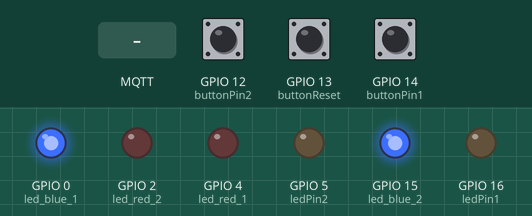
Simulated run of this sketch. Board: ESP8266 (NodeMCU). On the bench: output pins drawn as LEDs (lit = HIGH). The test bench sets the inputs (shaded band); at power-on: GPIO 12 (buttonPin2) HIGH, GPIO 14 (buttonPin1) HIGH, GPIO 13 (buttonReset) HIGH. WiFi joins after 1.5 s; servers stay silent unless stated; no MQTT or app messages arrive unless stated; what the sketch prints to the serial monitor is not drawn.

Above: at 2.7 s.
2.8 s: MQTT message "1" arrives on the first subscribed topic
At 3.5 s:
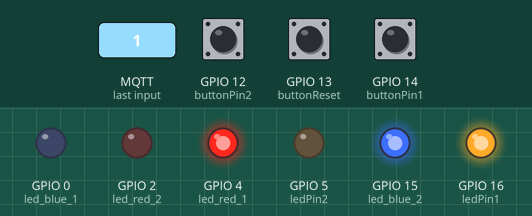
4.3 s: MQTT message "0" arrives on the first subscribed topic
At 4.6 s:
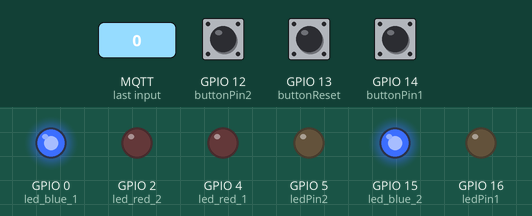
5.8 s: GPIO 12 (buttonPin2) pulled LOW for 0.15 s
At 6.2 s:
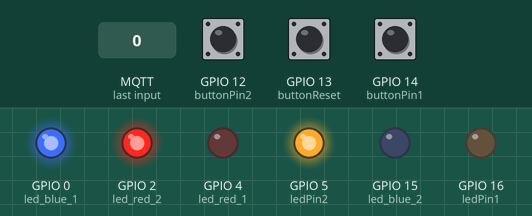
7.4 s: GPIO 14 (buttonPin1) pulled LOW for 0.15 s
At 8.6 s:
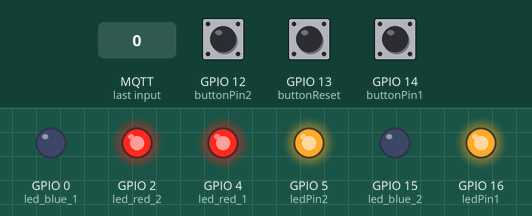
9.0 s: MQTT message "0" arrives on the second subscribed topic
At 9.4 s:
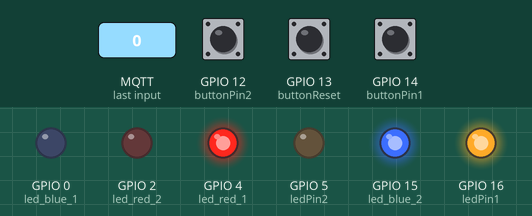
10.5 s: MQTT message "1" arrives on the second subscribed topic
At 11.8 s:
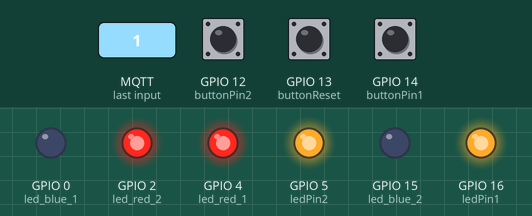
Timing chart, 0 to 13.0 s (numbered marks = the images above; inputs shaded):
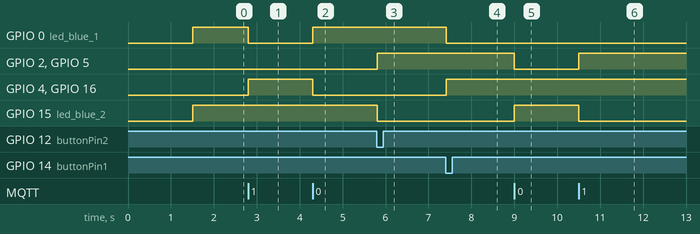

The sketch:

mqtt.ino
```cpp
#include <ESP8266WiFi.h>
#include <PubSubClient.h>

// thay đổi thông tin bên dưới cho phù hợp
const char* ssid =         "STEK";
const char* password =    "ptn209b3@";
const char* mqtt_server = "192.168.1.90";   /// lấy ip bằng lệnh ifconfig
const uint16_t mqtt_port = 1883;
const int ledPin1 = 16;
const int ledPin2 = 5;
const int buttonPin1 = 14;
const int buttonPin2 = 12;
const int buttonReset = 13;

WiFiClient espClient;
PubSubClient client(espClient);
long lastMsg = 0;
char msg[50];
int value = 0;

int led1State,led2State;
int button1State = HIGH;
int button2State = HIGH;
void publishstate(){
  if (led1State == 0){
    client.publish("State1","0") ;
  }
  else client.publish("State1","1");

  if (led2State == 0){
    client.publish("State2","0");
  }
  else client.publish("State2","1");
}


void Button1(){
  if(digitalRead(buttonPin1) == LOW){
    delay(10);
    if(digitalRead(buttonPin1) == LOW){
    if(button1State != LOW){
    //Toggle LED state
    led1State = !led1State;
    }
    button1State = LOW;
  }
  }
  else{
    button1State = HIGH;
  }
}
void Button2(){
   if(digitalRead(buttonPin2) == LOW){
    delay(10);
    if(digitalRead(buttonPin2) == LOW){
    if(button2State != LOW){
    //Toggle LED state
    led2State = !led2State;
    }
    button2State = LOW;
    }
    }
    else{
    button2State = HIGH;
    }
}

void checkbuttonReset(){
  if(digitalRead(buttonReset) == LOW){
    delay(10);
    if(digitalRead(buttonReset) == LOW){
    if(buttonReset != LOW){
      ESP.restart();
    }
  }
  }
}

void updateledstate1(){
  Button1();
  digitalWrite(ledPin1,led1State);
}
void updateledstate2(){
  Button2();
  digitalWrite(ledPin2,led2State);
}

void setup() {
  pinMode(4, OUTPUT);//led red 1
  pinMode(0, OUTPUT);//led blue 1
  pinMode(2, OUTPUT);//led red 2
  pinMode(15, OUTPUT);//led blue 2

  pinMode(ledPin1, OUTPUT);     // Khởi tạo LED
  pinMode(ledPin2, OUTPUT);
  pinMode(buttonPin1, INPUT_PULLUP);
  pinMode(buttonPin2, INPUT_PULLUP);
  pinMode(buttonReset, INPUT_PULLUP);

  Serial.begin(115200);
  setup_wifi();
  client.setServer(mqtt_server, mqtt_port);
  client.setCallback(callback);
}

void setup_wifi() {

  delay(10);
  // Kết nối wifi
  Serial.println();
  Serial.print("Connecting to ");
  Serial.println(ssid);

  WiFi.begin(ssid, password);

  while (WiFi.status() != WL_CONNECTED) {
    delay(500);
    Serial.print(".");
  }

  Serial.println("");
  Serial.println("WiFi connected");
  Serial.println("IP address: ");
  Serial.println(WiFi.localIP());
}

void callback(char* topic, byte* payload, unsigned int length) {
  Serial.print("Message arrived [");
  Serial.print(topic);
  Serial.print("] ");
  for (int i = 0; i < length; i++) {
    Serial.print((char)payload[i]);
  }
  Serial.println();

  // Bật LED1 nếu nhận được lệnh là 1

  if (!strcmp(topic,"LED1")){
    if ((char)payload[0] == '1') {
      Serial.println("ON");
      led1State = 1;
      digitalWrite(ledPin1, led1State); // LED có sẵn trên NodeMCU bật ở mức 0(LOW)
  }
  // Tắt LED1 nếu nhận được lệnh là 0
    if ((char)payload[0] == '0') {
      Serial.println("OFF");
      led1State = 0;
      digitalWrite(ledPin1, led1State); // LED tắt ở mức 1(HIGH)
      }
  }
  // Bật LED2 nếu nhận được lệnh là 1

  if (!strcmp(topic,"LED2")){
    if ((char)payload[0] == '1') {
      Serial.println("ON");
      led2State = 1;
      digitalWrite(ledPin2, led2State); // LED có sẵn trên NodeMCU bật ở mức 0(LOW)
  }
  // Tắt LED2 nếu nhận được lệnh là 0
    if ((char)payload[0] == '0') {
      Serial.println("OFF");
      led2State = 0;
      digitalWrite(ledPin2, led2State); // LED tắt ở mức 1(HIGH)
  }
  }
}

void reconnect() {
  // Đợi tới khi kết nối
  while (!client.connected()) {
    Serial.print("Attempting MQTT connection...");

    if (client.connect("ESP8266Client")) {
      Serial.println("connected");
// khi ket noi thanh cong thi subscribe trang thai
      client.subscribe("LED1");
      client.subscribe("LED2");

    } else {
      Serial.print("failed, rc=");
      Serial.print(client.state());
      Serial.println(" try again in 5 seconds");
      delay(5000);
    }
  }
}
void loop(){
  updateledstate1();
  updateledstate2();
  checkbuttonReset();
  digitalWrite(4, led1State);
  digitalWrite(0, !led1State);
  digitalWrite(2,led2State);
  digitalWrite(15,!led2State);
  if (!client.connected()) {
    reconnect();
  }
  publishstate();
  client.loop();
}
```

Measured:
- after the input at 2.8 s, GPIO 0 (led_blue_1): HIGH → LOW at once; GPIO 4 (led_red_1), GPIO 16 (ledPin1): LOW → HIGH at once
- after the input at 4.3 s, GPIO 0 (led_blue_1): LOW → HIGH at once; GPIO 4 (led_red_1), GPIO 16 (ledPin1): HIGH → LOW at once
- after the input at 5.8 s, GPIO 2 (led_red_2), GPIO 5 (ledPin2): LOW → HIGH at once; GPIO 15 (led_blue_2): HIGH → LOW at once
- after the input at 7.4 s, GPIO 0 (led_blue_1): HIGH → LOW at once; GPIO 4 (led_red_1), GPIO 16 (ledPin1): LOW → HIGH at once
- after the input at 9.0 s, GPIO 2 (led_red_2), GPIO 5 (ledPin2): HIGH → LOW at once; GPIO 15 (led_blue_2): LOW → HIGH at once
- after the input at 10.5 s, GPIO 2 (led_red_2), GPIO 5 (ledPin2): LOW → HIGH at once; GPIO 15 (led_blue_2): HIGH → LOW at once
